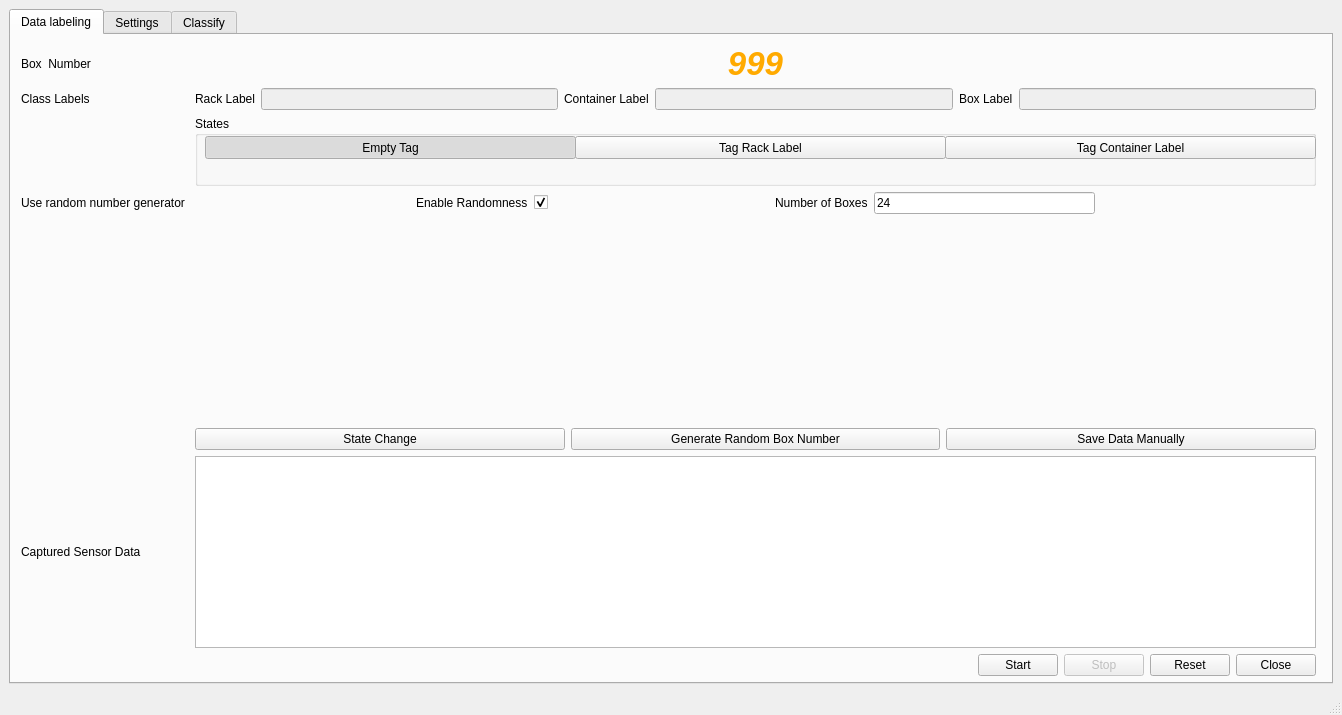
<?xml version="1.0" encoding="UTF-8"?>
<ui version="4.0">
 <class>MainWindow</class>
 <widget class="QMainWindow" name="MainWindow">
  <property name="geometry">
   <rect>
    <x>0</x>
    <y>0</y>
    <width>1342</width>
    <height>715</height>
   </rect>
  </property>
  <property name="windowTitle">
   <string>Data Collection</string>
  </property>
  <property name="windowIcon">
   <iconset>
    <normaloff>Icon/research4-1.png</normaloff>Icon/research4-1.png</iconset>
  </property>
  <widget class="QWidget" name="centralwidget">
   <layout class="QGridLayout" name="gridLayout">
    <item row="0" column="0">
     <widget class="QTabWidget" name="mainTabObj">
      <property name="toolTip">
       <string/>
      </property>
      <property name="currentIndex">
       <number>0</number>
      </property>
      <property name="movable">
       <bool>true</bool>
      </property>
      <property name="tabBarAutoHide">
       <bool>true</bool>
      </property>
      <widget class="QWidget" name="dataLabelingTab">
       <attribute name="title">
        <string>Data labeling</string>
       </attribute>
       <widget class="QWidget" name="formLayoutWidget">
        <property name="geometry">
         <rect>
          <x>10</x>
          <y>10</y>
          <width>1295</width>
          <height>631</height>
         </rect>
        </property>
        <layout class="QGridLayout" name="dataLabelingTabGridLayout">
         <property name="sizeConstraint">
          <enum>QLayout::SetNoConstraint</enum>
         </property>
         <item row="14" column="1">
          <layout class="QHBoxLayout" name="closeResetHLayout">
           <item>
            <spacer name="horizontalSpacer">
             <property name="orientation">
              <enum>Qt::Horizontal</enum>
             </property>
             <property name="sizeHint" stdset="0">
              <size>
               <width>40</width>
               <height>20</height>
              </size>
             </property>
            </spacer>
           </item>
           <item>
            <widget class="QPushButton" name="startCaptureBtn">
             <property name="mouseTracking">
              <bool>false</bool>
             </property>
             <property name="toolTip">
              <string>click to capture the sensor data</string>
             </property>
             <property name="whatsThis">
              <string>click to capture the sensor data</string>
             </property>
             <property name="text">
              <string>Start</string>
             </property>
            </widget>
           </item>
           <item>
            <widget class="QPushButton" name="stopCaptureBtn">
             <property name="enabled">
              <bool>false</bool>
             </property>
             <property name="text">
              <string>Stop</string>
             </property>
            </widget>
           </item>
           <item>
            <widget class="QPushButton" name="resetBtn">
             <property name="text">
              <string>Reset</string>
             </property>
            </widget>
           </item>
           <item>
            <widget class="QPushButton" name="closeBtn">
             <property name="text">
              <string>Close</string>
             </property>
            </widget>
           </item>
          </layout>
         </item>
         <item row="1" column="1">
          <widget class="QLabel" name="containerNumberLabelValueDisplay">
           <property name="enabled">
            <bool>false</bool>
           </property>
           <property name="palette">
            <palette>
             <active>
              <colorrole role="WindowText">
               <brush brushstyle="SolidPattern">
                <color alpha="255">
                 <red>255</red>
                 <green>170</green>
                 <blue>0</blue>
                </color>
               </brush>
              </colorrole>
             </active>
             <inactive>
              <colorrole role="WindowText">
               <brush brushstyle="SolidPattern">
                <color alpha="255">
                 <red>255</red>
                 <green>170</green>
                 <blue>0</blue>
                </color>
               </brush>
              </colorrole>
             </inactive>
             <disabled>
              <colorrole role="WindowText">
               <brush brushstyle="SolidPattern">
                <color alpha="255">
                 <red>255</red>
                 <green>170</green>
                 <blue>0</blue>
                </color>
               </brush>
              </colorrole>
             </disabled>
            </palette>
           </property>
           <property name="font">
            <font>
             <pointsize>25</pointsize>
             <weight>75</weight>
             <italic>true</italic>
             <bold>true</bold>
            </font>
           </property>
           <property name="autoFillBackground">
            <bool>false</bool>
           </property>
           <property name="text">
            <string>999</string>
           </property>
           <property name="textFormat">
            <enum>Qt::PlainText</enum>
           </property>
           <property name="alignment">
            <set>Qt::AlignCenter</set>
           </property>
          </widget>
         </item>
         <item row="1" column="0">
          <widget class="QLabel" name="containerNumberLabel">
           <property name="text">
            <string>Box  Number</string>
           </property>
          </widget>
         </item>
         <item row="2" column="1">
          <layout class="QHBoxLayout" name="classLabelHorizontalLayout">
           <item>
            <widget class="QLabel" name="rackLabel">
             <property name="text">
              <string>Rack Label</string>
             </property>
            </widget>
           </item>
           <item>
            <widget class="QLineEdit" name="rackLabelLineEdit">
             <property name="enabled">
              <bool>false</bool>
             </property>
            </widget>
           </item>
           <item>
            <widget class="QLabel" name="containerLabel">
             <property name="text">
              <string>Container Label</string>
             </property>
            </widget>
           </item>
           <item>
            <widget class="QLineEdit" name="containerLabelLineEdit">
             <property name="enabled">
              <bool>false</bool>
             </property>
            </widget>
           </item>
           <item>
            <widget class="QLabel" name="boxLabel">
             <property name="text">
              <string>Box Label</string>
             </property>
            </widget>
           </item>
           <item>
            <widget class="QLineEdit" name="boxLabelLineEdit">
             <property name="enabled">
              <bool>false</bool>
             </property>
            </widget>
           </item>
          </layout>
         </item>
         <item row="2" column="0">
          <widget class="QLabel" name="classLabelLabel">
           <property name="text">
            <string>Class Labels</string>
           </property>
          </widget>
         </item>
         <item row="3" column="1">
          <widget class="QGroupBox" name="tagButtonGroupBox">
           <property name="sizePolicy">
            <sizepolicy hsizetype="Expanding" vsizetype="Expanding">
             <horstretch>0</horstretch>
             <verstretch>0</verstretch>
            </sizepolicy>
           </property>
           <property name="title">
            <string>States</string>
           </property>
           <widget class="QPushButton" name="emptyTagPushButton">
            <property name="geometry">
             <rect>
              <x>10</x>
              <y>20</y>
              <width>371</width>
              <height>23</height>
             </rect>
            </property>
            <property name="text">
             <string>Empty Tag</string>
            </property>
            <property name="checkable">
             <bool>true</bool>
            </property>
            <property name="checked">
             <bool>true</bool>
            </property>
            <property name="autoExclusive">
             <bool>true</bool>
            </property>
            <property name="autoDefault">
             <bool>true</bool>
            </property>
            <property name="default">
             <bool>false</bool>
            </property>
            <property name="flat">
             <bool>false</bool>
            </property>
           </widget>
           <widget class="QPushButton" name="rackLabelCapturePushButton">
            <property name="geometry">
             <rect>
              <x>380</x>
              <y>20</y>
              <width>371</width>
              <height>23</height>
             </rect>
            </property>
            <property name="text">
             <string>Tag Rack Label</string>
            </property>
            <property name="checkable">
             <bool>true</bool>
            </property>
            <property name="autoExclusive">
             <bool>true</bool>
            </property>
           </widget>
           <widget class="QPushButton" name="containerLabelCapturePushButton">
            <property name="geometry">
             <rect>
              <x>750</x>
              <y>20</y>
              <width>371</width>
              <height>23</height>
             </rect>
            </property>
            <property name="text">
             <string>Tag Container Label</string>
            </property>
            <property name="checkable">
             <bool>true</bool>
            </property>
            <property name="autoExclusive">
             <bool>true</bool>
            </property>
           </widget>
          </widget>
         </item>
         <item row="12" column="0">
          <widget class="QLabel" name="sensorTextLabel">
           <property name="text">
            <string>Captured Sensor Data</string>
           </property>
          </widget>
         </item>
         <item row="7" column="1">
          <layout class="QHBoxLayout" name="randomNumberHorizontalLayout">
           <item>
            <spacer name="horizontalSpacer_3">
             <property name="orientation">
              <enum>Qt::Horizontal</enum>
             </property>
             <property name="sizeHint" stdset="0">
              <size>
               <width>40</width>
               <height>20</height>
              </size>
             </property>
            </spacer>
           </item>
           <item>
            <widget class="QLabel" name="ranodmNumberEnableLabel">
             <property name="text">
              <string>Enable Randomness</string>
             </property>
            </widget>
           </item>
           <item>
            <widget class="QCheckBox" name="randomNumberCheckBox">
             <property name="text">
              <string/>
             </property>
             <property name="checked">
              <bool>true</bool>
             </property>
            </widget>
           </item>
           <item>
            <spacer name="horizontalSpacer_7">
             <property name="orientation">
              <enum>Qt::Horizontal</enum>
             </property>
             <property name="sizeHint" stdset="0">
              <size>
               <width>40</width>
               <height>20</height>
              </size>
             </property>
            </spacer>
           </item>
           <item>
            <widget class="QLabel" name="randomNumberUpperLimitLabel">
             <property name="text">
              <string>Number of Boxes</string>
             </property>
            </widget>
           </item>
           <item>
            <widget class="QLineEdit" name="randomNumberUpperLimitLineEdit">
             <property name="text">
              <string>24</string>
             </property>
            </widget>
           </item>
           <item>
            <spacer name="horizontalSpacer_5">
             <property name="orientation">
              <enum>Qt::Horizontal</enum>
             </property>
             <property name="sizeHint" stdset="0">
              <size>
               <width>40</width>
               <height>20</height>
              </size>
             </property>
            </spacer>
           </item>
          </layout>
         </item>
         <item row="12" column="1">
          <widget class="QTextEdit" name="sensorTextEdit">
           <property name="readOnly">
            <bool>true</bool>
           </property>
          </widget>
         </item>
         <item row="11" column="0">
          <widget class="QLabel" name="stateLabel">
           <property name="text">
            <string/>
           </property>
          </widget>
         </item>
         <item row="9" column="0">
          <spacer name="verticalSpacer_3">
           <property name="orientation">
            <enum>Qt::Vertical</enum>
           </property>
           <property name="sizeHint" stdset="0">
            <size>
             <width>20</width>
             <height>40</height>
            </size>
           </property>
          </spacer>
         </item>
         <item row="3" column="0">
          <spacer name="verticalSpacer">
           <property name="orientation">
            <enum>Qt::Vertical</enum>
           </property>
           <property name="sizeHint" stdset="0">
            <size>
             <width>20</width>
             <height>40</height>
            </size>
           </property>
          </spacer>
         </item>
         <item row="7" column="0">
          <widget class="QLabel" name="randomNumberLabel">
           <property name="text">
            <string>Use random number generator </string>
           </property>
          </widget>
         </item>
         <item row="10" column="0">
          <spacer name="verticalSpacer_2">
           <property name="orientation">
            <enum>Qt::Vertical</enum>
           </property>
           <property name="sizeHint" stdset="0">
            <size>
             <width>20</width>
             <height>40</height>
            </size>
           </property>
          </spacer>
         </item>
         <item row="8" column="0">
          <spacer name="verticalSpacer_4">
           <property name="orientation">
            <enum>Qt::Vertical</enum>
           </property>
           <property name="sizeHint" stdset="0">
            <size>
             <width>20</width>
             <height>40</height>
            </size>
           </property>
          </spacer>
         </item>
         <item row="11" column="1">
          <layout class="QHBoxLayout" name="captureBtnsHorizontalLayout">
           <item>
            <widget class="QPushButton" name="stateChangePushButton">
             <property name="text">
              <string>State Change</string>
             </property>
            </widget>
           </item>
           <item>
            <widget class="QPushButton" name="randomBoxNumberGeneratorPushButton">
             <property name="text">
              <string>Generate Random Box Number</string>
             </property>
            </widget>
           </item>
           <item>
            <widget class="QPushButton" name="saveDataManuallyPushButton">
             <property name="text">
              <string>Save Data Manually</string>
             </property>
            </widget>
           </item>
          </layout>
         </item>
        </layout>
       </widget>
      </widget>
      <widget class="QWidget" name="settingTab">
       <attribute name="title">
        <string>Settings</string>
       </attribute>
       <widget class="QWidget" name="gridLayoutWidget_2">
        <property name="geometry">
         <rect>
          <x>20</x>
          <y>10</y>
          <width>1116</width>
          <height>201</height>
         </rect>
        </property>
        <layout class="QGridLayout" name="settingTabMainGridLayout">
         <property name="sizeConstraint">
          <enum>QLayout::SetNoConstraint</enum>
         </property>
         <item row="1" column="0">
          <widget class="QLabel" name="recordingFolderLocationLabel">
           <property name="text">
            <string>Recording Folder Location</string>
           </property>
          </widget>
         </item>
         <item row="0" column="0">
          <widget class="QLabel" name="serialPortSettingsLabel">
           <property name="text">
            <string>Serial Port Settings</string>
           </property>
          </widget>
         </item>
         <item row="0" column="1">
          <layout class="QVBoxLayout" name="setialPortSettingsVerticalLayout">
           <item>
            <layout class="QHBoxLayout" name="baudrateHorizontalLayout">
             <item>
              <widget class="QLabel" name="baudrateLabel">
               <property name="layoutDirection">
                <enum>Qt::LeftToRight</enum>
               </property>
               <property name="text">
                <string>Baudrate</string>
               </property>
              </widget>
             </item>
             <item>
              <widget class="QComboBox" name="baudrateComboBox">
               <property name="currentText">
                <string>115200</string>
               </property>
               <property name="maxVisibleItems">
                <number>20</number>
               </property>
               <property name="sizeAdjustPolicy">
                <enum>QComboBox::AdjustToMinimumContentsLength</enum>
               </property>
               <item>
                <property name="text">
                 <string>115200</string>
                </property>
               </item>
               <item>
                <property name="text">
                 <string>57600</string>
                </property>
               </item>
               <item>
                <property name="text">
                 <string>38400</string>
                </property>
               </item>
               <item>
                <property name="text">
                 <string>28800</string>
                </property>
               </item>
               <item>
                <property name="text">
                 <string>19200</string>
                </property>
               </item>
               <item>
                <property name="text">
                 <string>14400</string>
                </property>
               </item>
               <item>
                <property name="text">
                 <string>9600</string>
                </property>
               </item>
               <item>
                <property name="text">
                 <string>4800</string>
                </property>
               </item>
               <item>
                <property name="text">
                 <string>2400</string>
                </property>
               </item>
               <item>
                <property name="text">
                 <string>1200</string>
                </property>
               </item>
               <item>
                <property name="text">
                 <string>900</string>
                </property>
               </item>
               <item>
                <property name="text">
                 <string>600</string>
                </property>
               </item>
               <item>
                <property name="text">
                 <string>300</string>
                </property>
               </item>
              </widget>
             </item>
            </layout>
           </item>
           <item>
            <layout class="QHBoxLayout" name="portHorizontalLayout">
             <item>
              <widget class="QLabel" name="portLabel">
               <property name="text">
                <string>Port</string>
               </property>
              </widget>
             </item>
             <item>
              <spacer name="horizontalSpacer_2">
               <property name="orientation">
                <enum>Qt::Horizontal</enum>
               </property>
               <property name="sizeHint" stdset="0">
                <size>
                 <width>40</width>
                 <height>20</height>
                </size>
               </property>
              </spacer>
             </item>
             <item>
              <widget class="QLineEdit" name="portlineEdit">
               <property name="text">
                <string>COM3</string>
               </property>
              </widget>
             </item>
            </layout>
           </item>
          </layout>
         </item>
         <item row="2" column="1">
          <widget class="QLineEdit" name="fileNameLineEdit">
           <property name="enabled">
            <bool>false</bool>
           </property>
           <property name="text">
            <string>&lt;&lt; Future use &gt;&gt;</string>
           </property>
          </widget>
         </item>
         <item row="1" column="1">
          <layout class="QHBoxLayout" name="recordingFolderLocationhorizontalLayout">
           <item>
            <widget class="QLineEdit" name="recordingFolderLocationLineEdit">
             <property name="text">
              <string>datarecording/</string>
             </property>
            </widget>
           </item>
          </layout>
         </item>
         <item row="2" column="0">
          <widget class="QLabel" name="fileNameLabel">
           <property name="enabled">
            <bool>false</bool>
           </property>
           <property name="text">
            <string>FileName</string>
           </property>
          </widget>
         </item>
         <item row="3" column="0">
          <widget class="QLabel" name="sensorEnableDisableLabel_2">
           <property name="text">
            <string>Enable / Disable Color Sensor</string>
           </property>
          </widget>
         </item>
         <item row="3" column="1">
          <layout class="QHBoxLayout" name="sensorButtonHorizontalLayout">
           <item>
            <widget class="QPushButton" name="colSensorButton1">
             <property name="acceptDrops">
              <bool>false</bool>
             </property>
             <property name="text">
              <string>R5</string>
             </property>
             <property name="checkable">
              <bool>true</bool>
             </property>
             <property name="checked">
              <bool>true</bool>
             </property>
            </widget>
           </item>
           <item>
            <widget class="QPushButton" name="colSensorButton2">
             <property name="text">
              <string>R4</string>
             </property>
             <property name="checkable">
              <bool>true</bool>
             </property>
             <property name="checked">
              <bool>true</bool>
             </property>
            </widget>
           </item>
           <item>
            <widget class="QPushButton" name="colSensorButton3">
             <property name="text">
              <string>R3</string>
             </property>
             <property name="checkable">
              <bool>true</bool>
             </property>
             <property name="checked">
              <bool>true</bool>
             </property>
            </widget>
           </item>
           <item>
            <widget class="QPushButton" name="colSensorButton4">
             <property name="text">
              <string>R2</string>
             </property>
             <property name="checkable">
              <bool>true</bool>
             </property>
             <property name="checked">
              <bool>true</bool>
             </property>
            </widget>
           </item>
           <item>
            <widget class="QPushButton" name="colSensorButton5">
             <property name="text">
              <string>R1</string>
             </property>
             <property name="checkable">
              <bool>true</bool>
             </property>
             <property name="checked">
              <bool>true</bool>
             </property>
            </widget>
           </item>
           <item>
            <widget class="QPushButton" name="colSensorButton6">
             <property name="text">
              <string>R0</string>
             </property>
             <property name="checkable">
              <bool>true</bool>
             </property>
             <property name="checked">
              <bool>true</bool>
             </property>
            </widget>
           </item>
           <item>
            <widget class="QPushButton" name="colSensorButton7">
             <property name="text">
              <string>M</string>
             </property>
             <property name="checkable">
              <bool>true</bool>
             </property>
             <property name="checked">
              <bool>true</bool>
             </property>
            </widget>
           </item>
           <item>
            <widget class="QPushButton" name="colSensorButton8">
             <property name="text">
              <string>L1</string>
             </property>
             <property name="checkable">
              <bool>true</bool>
             </property>
             <property name="checked">
              <bool>true</bool>
             </property>
            </widget>
           </item>
           <item>
            <widget class="QPushButton" name="colSensorButton9">
             <property name="text">
              <string>L2</string>
             </property>
             <property name="checkable">
              <bool>true</bool>
             </property>
             <property name="checked">
              <bool>true</bool>
             </property>
            </widget>
           </item>
           <item>
            <widget class="QPushButton" name="colSensorButton10">
             <property name="text">
              <string>L3</string>
             </property>
             <property name="checkable">
              <bool>true</bool>
             </property>
             <property name="checked">
              <bool>true</bool>
             </property>
            </widget>
           </item>
           <item>
            <widget class="QPushButton" name="colSensorButton11">
             <property name="text">
              <string>L4</string>
             </property>
             <property name="checkable">
              <bool>true</bool>
             </property>
             <property name="checked">
              <bool>true</bool>
             </property>
            </widget>
           </item>
           <item>
            <widget class="QPushButton" name="colSensorButton12">
             <property name="text">
              <string>L5</string>
             </property>
             <property name="checkable">
              <bool>true</bool>
             </property>
             <property name="checked">
              <bool>true</bool>
             </property>
            </widget>
           </item>
          </layout>
         </item>
         <item row="4" column="0">
          <widget class="QLabel" name="colorSpaceLabel">
           <property name="text">
            <string>Color Space</string>
           </property>
          </widget>
         </item>
         <item row="4" column="1">
          <layout class="QHBoxLayout" name="colorSpaceButtonsHorizontalLayout">
           <item>
            <widget class="QPushButton" name="colorSpaceXYZButton">
             <property name="text">
              <string>XYZ</string>
             </property>
             <property name="checkable">
              <bool>true</bool>
             </property>
             <property name="autoExclusive">
              <bool>true</bool>
             </property>
            </widget>
           </item>
           <item>
            <widget class="QPushButton" name="colorSpaceLabButton">
             <property name="text">
              <string>L*a*b*</string>
             </property>
             <property name="checkable">
              <bool>true</bool>
             </property>
             <property name="autoExclusive">
              <bool>true</bool>
             </property>
            </widget>
           </item>
           <item>
            <widget class="QPushButton" name="colorSpaceYCbCrButton">
             <property name="text">
              <string>YCbCr</string>
             </property>
             <property name="checkable">
              <bool>true</bool>
             </property>
             <property name="autoExclusive">
              <bool>true</bool>
             </property>
            </widget>
           </item>
           <item>
            <widget class="QPushButton" name="colorSpaceRGBButton">
             <property name="text">
              <string>RGB</string>
             </property>
             <property name="checkable">
              <bool>true</bool>
             </property>
             <property name="checked">
              <bool>true</bool>
             </property>
             <property name="autoExclusive">
              <bool>true</bool>
             </property>
            </widget>
           </item>
           <item>
            <widget class="QPushButton" name="colorSpaceHSVButton">
             <property name="text">
              <string>HSV</string>
             </property>
             <property name="checkable">
              <bool>true</bool>
             </property>
             <property name="checked">
              <bool>false</bool>
             </property>
             <property name="autoExclusive">
              <bool>true</bool>
             </property>
            </widget>
           </item>
          </layout>
         </item>
        </layout>
       </widget>
      </widget>
      <widget class="QWidget" name="classifierTab">
       <attribute name="title">
        <string>Classify</string>
       </attribute>
       <widget class="QWidget" name="gridLayoutWidget">
        <property name="geometry">
         <rect>
          <x>9</x>
          <y>9</y>
          <width>1321</width>
          <height>801</height>
         </rect>
        </property>
        <layout class="QGridLayout" name="classifierTabGridLayout">
         <property name="sizeConstraint">
          <enum>QLayout::SetNoConstraint</enum>
         </property>
        </layout>
       </widget>
      </widget>
     </widget>
    </item>
   </layout>
  </widget>
  <widget class="QStatusBar" name="statusbar"/>
 </widget>
 <resources/>
 <connections/>
</ui>
